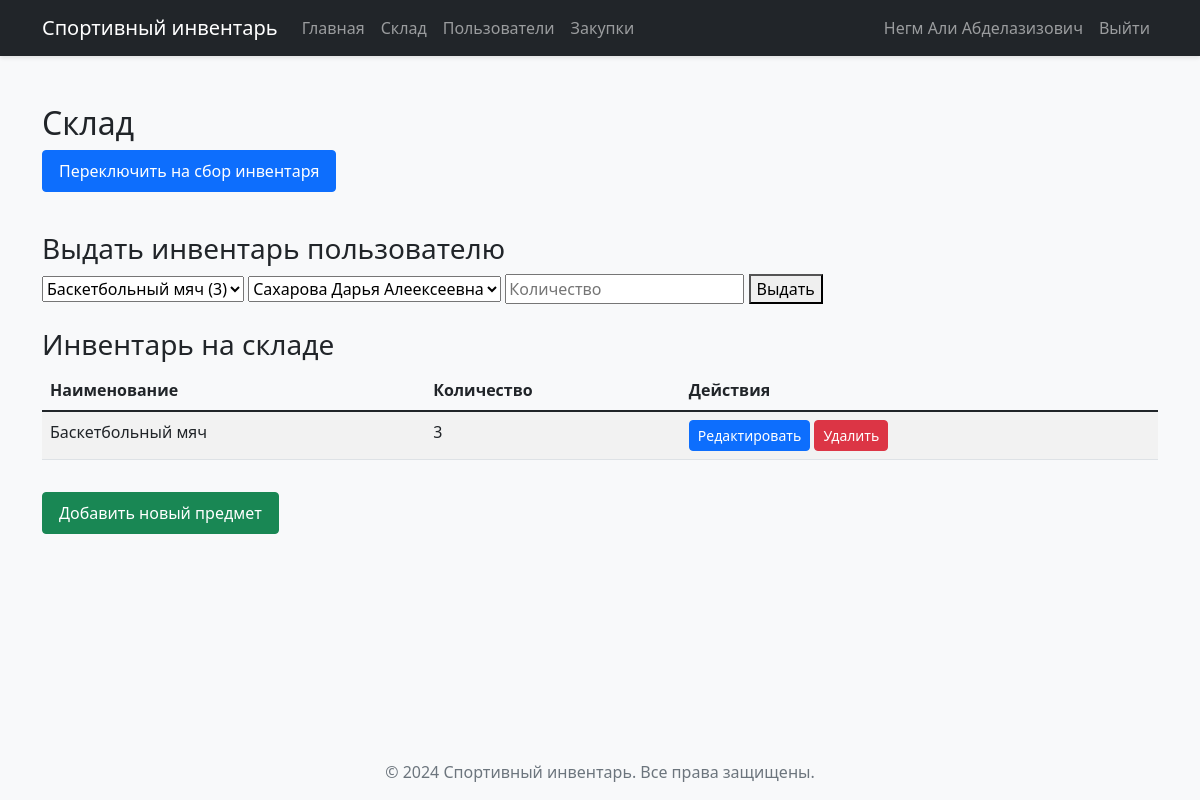
/storage (signed in), run on an earlier commit of the app's database.
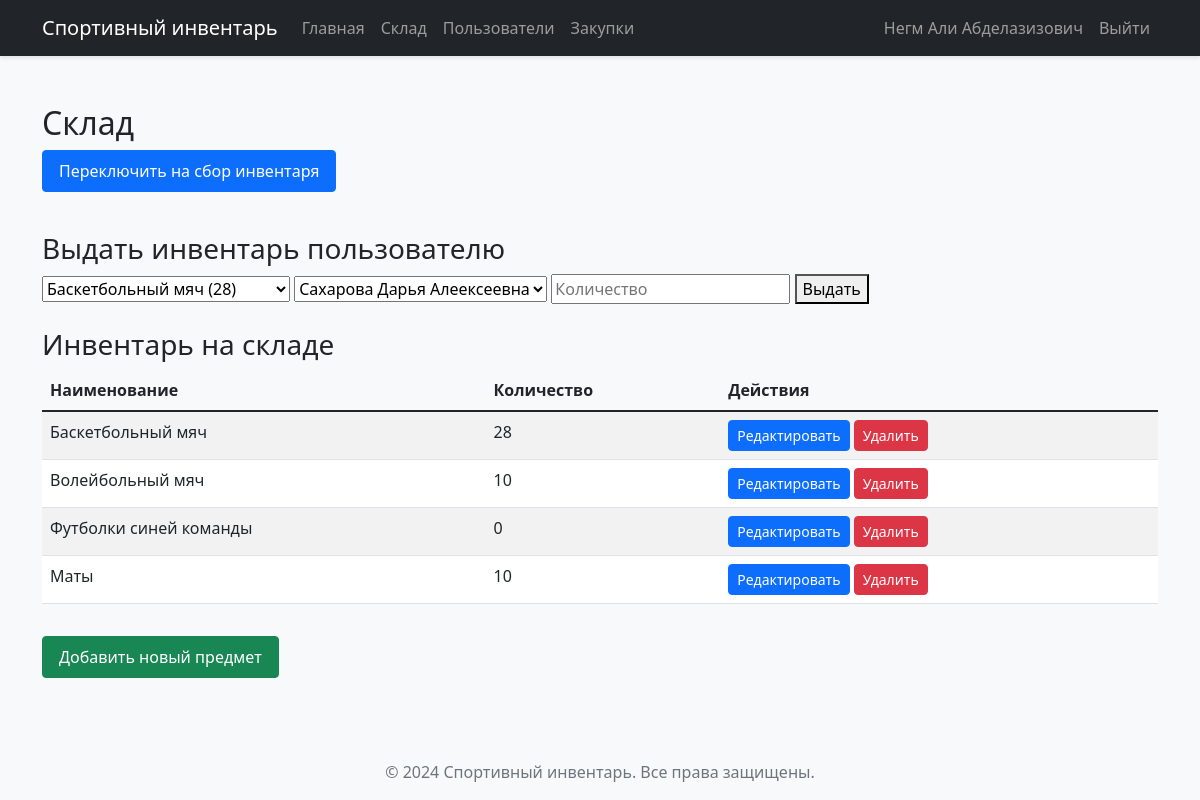
And on a later commit of the database.
### models.py (models this page shows)
class Storage(db.Model):
    __tablename__ = 'storage'
    id = db.Column(db.Integer(), primary_key=True, nullable=False)
    name = db.Column(db.String(64), nullable=False)
    count = db.Column(db.Integer())

### app.py (the view, shortened to what this page needs)
@app.route("/storage", methods=['GET', 'POST'])
@login_required
def storage():
    if not current_user.admin:
        flash('Доступ запрещен')
        return redirect(url_for('index'))
    storage_items = Storage.query.all()
    users = User.query.filter_by(admin=False).all()
    return render_template('storage.html', items=storage_items, users=users)

### app.py (called while the page is built)
@login_manager.user_loader
def load_user(user_id):
    return User.query.get(int(user_id))

### templates/storage.html (shortened to what this page needs)
{% extends "base.html" %}
{% block content %}
<div class="container mt-4">
    <h2>Склад</h2>
    <button id="toggleMode" class="btn btn-primary mb-3" onclick="toggleMode()">Переключить на сбор инвентаря</button>
    <div id="giveInventory" class="mode">
        <h3 class="mt-4">Выдать инвентарь пользователю</h3>
        <form method="POST">
            <select name="storage_id" required>
                {% for item in items %}
                <option value="{{ item.id }}">{{ item.name }} ({{ item.count }})</option>
                {% endfor %}
            </select>
            <select name="user_id" required>
                {% for user in users %}
                <option value="{{ user.id }}">{{ user.username }}</option>
                {% endfor %}
            </select>
            <input type="number" name="quantity" min="1" placeholder="Количество" required>
            <button type="submit">Выдать</button>
        </form>
    </div>
    <h3 class="mt-4">Инвентарь на складе</h3>
    <div class="table-responsive">
        <table class="table table-striped table-hover">
            <thead class="thead-dark">
                <tr>
                    <th>Наименование</th>
                    <th>Количество</th>
                    {% if current_user.admin %}
                    <th>Действия</th>
                    {% endif %}
                </tr>
            </thead>
            <tbody>
                {% for item in items %}
                <tr>
                    <td>{{ item.name }}</td>
                    <td>{{ item.count }}</td>
                    {% if current_user.admin %}
                    <td>
                        <a href="{{ url_for('edit_item', item_id=item.id) }}"
                            class="btn btn-sm btn-primary">Редактировать</a>
                        <button class="btn btn-sm btn-danger" onclick="deleteItem('{{ item.id }}')">Удалить</button>
                    </td>
                    {% endif %}
                </tr>
                {% endfor %}
            </tbody>
        </table>
    </div>
    {% if current_user.admin %}
    <div class="mt-3">
        <a href="{{ url_for('add_item') }}" class="btn btn-success">Добавить новый предмет</a>
    </div>
    {% endif %}
</div>
{% endblock %}

What changed in the data, as far as the page shows it:
changed Storage "Баскетбольный мяч": count "3" → "28"
added Storage: name "Волейбольный мяч", count "10"
added Storage: name "Футболки синей команды", count "0"
added Storage: name "Маты", count "10"
Also different on the page:
form field storage_id: "Баскетбольный мяч (3)" → "Баскетбольный мяч (28)"
